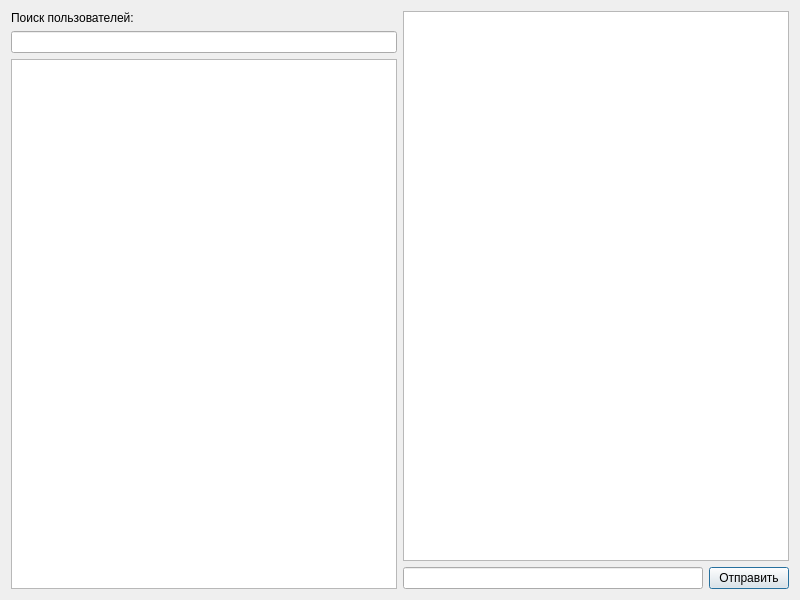
<?xml version="1.0" encoding="UTF-8"?>
<ui version="4.0">
 <class>ChatWindow</class>
 <widget class="QDialog" name="ChatWindow">
  <property name="geometry">
   <rect>
    <x>0</x>
    <y>0</y>
    <width>800</width>
    <height>600</height>
   </rect>
  </property>
  <property name="windowTitle">
   <string>Чат</string>
  </property>
  <layout class="QHBoxLayout" name="horizontalLayout">
   <item>
    <layout class="QVBoxLayout" name="verticalLayout">
     <item>
      <widget class="QLabel" name="searchLabel">
       <property name="text">
        <string>Поиск пользователей:</string>
       </property>
      </widget>
     </item>
     <item>
      <widget class="QLineEdit" name="searchLineEdit"/>
     </item>
     <item>
      <widget class="QListView" name="contactsListView">
       <property name="minimumWidth">
        <number>200</number>
       </property>
      </widget>
     </item>
    </layout>
   </item>
   <item>
    <layout class="QVBoxLayout" name="verticalLayout_2">
     <item>
      <widget class="QTextEdit" name="chatTextEdit">
       <property name="readOnly">
        <bool>true</bool>
       </property>
      </widget>
     </item>
     <item>
      <layout class="QHBoxLayout" name="messageLayout">
       <item>
        <widget class="QLineEdit" name="messageLineEdit"/>
       </item>
       <item>
        <widget class="QPushButton" name="sendMessageButton">
         <property name="text">
          <string>Отправить</string>
         </property>
        </widget>
       </item>
      </layout>
     </item>
    </layout>
   </item>
  </layout>
 </widget>
 <resources/>
 <connections/>
</ui>
